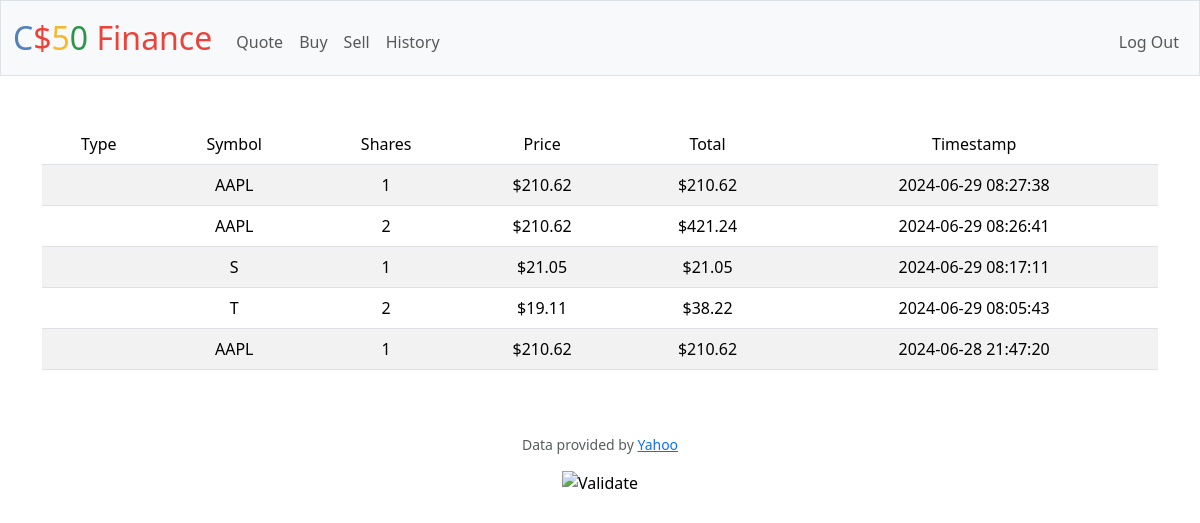
Screenshot of /history (signed in) with the database file from the repository.
### tables this page shows
CREATE TABLE transactions (id INTEGER PRIMARY KEY AUTOINCREMENT, user_id INTEGER NOT NULL, symbol TEXT NOT NULL, shares INTEGER NOT NULL, price NUMERIC NOT NULL, timestamp DATETIME DEFAULT CURRENT_TIMESTAMP, FOREIGN KEY (user_id) REFERENCES users(id));

### app.py (the view)
@app.route("/history")
@login_required
def history():
    transactions = db.execute(
        "SELECT * FROM transactions WHERE user_id = ? ORDER BY timestamp DESC", session["user_id"])
    return render_template("history.html", transactions=transactions)

### app.py (called while the page is built)
@app.after_request
def after_request(response):
    response.headers["Cache-Control"] = "no-cache, no-store, must-revalidate"
    response.headers["Expires"] = 0
    response.headers["Pragma"] = "no-cache"
    return response

### helpers.py (called while the page is built)
def login_required(f):
    @wraps(f)
    def decorated_function(*args, **kwargs):
        if session.get("user_id") is None:
            return redirect("/login")
        return f(*args, **kwargs)
    return decorated_function

def usd(value):
    return f"${value:,.2f}"

### templates/history.html (shortened to what this page needs)
{% extends "layout.html" %}
{% block main %}
    <table class="table table-striped">
        <thead>
            <tr>
                <td>Type</td>
                <td>Symbol</td>
                <td>Shares</td>
                <td>Price</td>
                <td>Total</td>
                <td>Timestamp</td>
            </tr>
        </thead>
        <tbody>
            {% for transaction in transactions %}
                <tr>
                    <td>{{ transaction.type }}</td>
                    <td>{{ transaction.symbol }}</td>
                    <td>{{ transaction.shares }}</td>
                    <td>{{ transaction.price | usd }}</td>
                    <td>{{ (transaction.shares * transaction.price) | usd }}</td>
                    <td>{{ transaction.timestamp }}</td>
                </tr>
            {% endfor %}
        </tbody>
    </table>
{% endblock %}

### templates/layout.html (shortened to what this page needs)
<!DOCTYPE html>
<html lang="en">
    <head>
        <link href="https://cdn.jsdelivr.net/npm/bootstrap@5.3.3/dist/css/bootstrap.min.css" rel="stylesheet">
        <link href="/static/styles.css" rel="stylesheet">
    </head>
    <body>
        <nav class="bg-light border navbar navbar-expand-md navbar-light">
            <div class="container-fluid">
                <a class="navbar-brand" href="/"><span class="blue">C</span><span class="red">$</span><span class="yellow">5</span><span class="green">0</span> <span class="red">Finance</span></a>
                <div class="collapse navbar-collapse" id="navbar">
                    {% if session["user_id"] %}
                        <ul class="navbar-nav me-auto mt-2">
                            <li class="nav-item"><a class="nav-link" href="/quote">Quote</a></li>
                            <li class="nav-item"><a class="nav-link" href="/buy">Buy</a></li>
                            <li class="nav-item"><a class="nav-link" href="/sell">Sell</a></li>
                            <li class="nav-item"><a class="nav-link" href="/history">History</a></li>
                        </ul>
                        <ul class="navbar-nav ms-auto mt-2">
                            <li class="nav-item"><a class="nav-link" href="/logout">Log Out</a></li>
                        </ul>
                    {% else %}
                        <ul class="navbar-nav ms-auto mt-2">
                            <li class="nav-item"><a class="nav-link" href="/register">Register</a></li>
                            <li class="nav-item"><a class="nav-link" href="/login">Log In</a></li>
                        </ul>
                    {% endif %}
                </div>
            </div>
        </nav>
        <main class="container py-5 text-center">
            {% block main %}{% endblock %}
        </main>
        <footer class="mb-5">
            <p class="mb-3 small text-center text-muted">
                Data provided by <a href="https://finance.yahoo.com/">Yahoo</a>
            </p>
            <form action="https://validator.w3.org/check" class="text-center" enctype="multipart/form-data" method="post" target="_blank">
                <input alt="Validate" src="/static/I_heart_validator.png" type="image">
            </form>
        </footer>
    </body>
</html>

### static/styles.css (style rules this page uses)
nav .navbar-brand { font-size: xx-large; }
nav .navbar-brand .blue { color: #537fbe; }
nav .navbar-brand .red { color: #ea433b; }
nav .navbar-brand .yellow { color: #f5b82e; }
nav .navbar-brand .green { color: #2e944b; }

### rows the page displays
transactions: (transaction.shares*transaction.price)|usd "$210.62"
transactions: (transaction.shares*transaction.price)|usd "$421.24"
transactions: (transaction.shares*transaction.price)|usd "$21.05"
transactions: (transaction.shares*transaction.price)|usd "$38.22"
transactions: (transaction.shares*transaction.price)|usd "$210.62"
